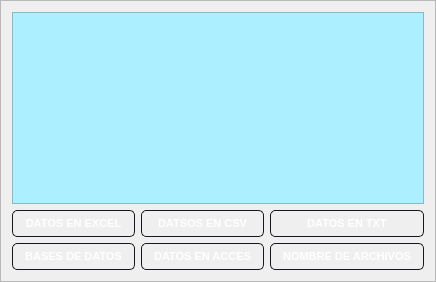
        <widget class="QFrame" name="frame_3">
         <property name="sizePolicy">
          <sizepolicy hsizetype="Expanding" vsizetype="Expanding">
           <horstretch>0</horstretch>
           <verstretch>0</verstretch>
          </sizepolicy>
         </property>
         <property name="frameShape">
          <enum>QFrame::Shape::StyledPanel</enum>
         </property>
         <property name="frameShadow">
          <enum>QFrame::Shadow::Raised</enum>
         </property>
         <layout class="QGridLayout" name="gridLayout_3">
          <item row="0" column="0" colspan="3">
           <widget class="QTableWidget" name="tableWidget_datos2">
            <property name="styleSheet">
             <string notr="true">background-color: rgb(172, 240, 255);</string>
            </property>
           </widget>
          </item>
          <item row="2" column="0">
           <widget class="QPushButton" name="pushButton_datos_db_2">
            <property name="cursor">
             <cursorShape>PointingHandCursor</cursorShape>
            </property>
            <property name="styleSheet">
             <string notr="true">QPushButton {
    /* Gradiente de acero oscuro pulido (volumen hacia afuera) */
    background-color: qlineargradient(x1:0, y1:0, x2:0, y2:1, 
                                      stop:0 rgb(90, 95, 100), 
                                      stop:1 rgb(60, 65, 70));
    /* Texto blanco para contrastar fuertemente con el botón oscuro */
    color: #ffffff;
    /* Borde sutil pero definido */
    border: 1px solid #14191f;
    border-radius: 5px;
    padding: 6px 12px;
    font-weight: bold;
    font-size: 11px;
}

QPushButton:hover {
    /* Destello metálico: se aclara notablemente al pasar el mouse */
    background-color: qlineargradient(x1:0, y1:0, x2:0, y2:1, 
                                      stop:0 rgb(120, 125, 130), 
                                      stop:1 rgb(80, 85, 90));
}

QPushButton:pressed {
    /* Efecto hundido extremo (casi negro mate) */
    background-color: qlineargradient(x1:0, y1:0, x2:0, y2:1, 
                                      stop:0 rgb(40, 45, 50), 
                                      stop:1 rgb(55, 60, 65));
    border: 2px solid #14191f;
}

QPushButton:disabled {
    /* Gris apagado genérico para deshabilitado */
    background-color: qlineargradient(x1:0, y1:0, x2:0, y2:1, stop:0 #a0a5a8, stop:1 #858a8d);
    color: #d1d5d8;
    border: 1px solid #7f8c8d;
}
</string>
            </property>
            <property name="text">
             <string>BASES DE DATOS</string>
            </property>
           </widget>
          </item>
          <item row="1" column="0">
           <widget class="QPushButton" name="pushButton_datos_excel_2">
            <property name="cursor">
             <cursorShape>PointingHandCursor</cursorShape>
            </property>
            <property name="styleSheet">
             <string notr="true">QPushButton {
    /* Gradiente de acero oscuro pulido (volumen hacia afuera) */
    background-color: qlineargradient(x1:0, y1:0, x2:0, y2:1, 
                                      stop:0 rgb(90, 95, 100), 
                                      stop:1 rgb(60, 65, 70));
    /* Texto blanco para contrastar fuertemente con el botón oscuro */
    color: #ffffff;
    /* Borde sutil pero definido */
    border: 1px solid #14191f;
    border-radius: 5px;
    padding: 6px 12px;
    font-weight: bold;
    font-size: 11px;
}

QPushButton:hover {
    /* Destello metálico: se aclara notablemente al pasar el mouse */
    background-color: qlineargradient(x1:0, y1:0, x2:0, y2:1, 
                                      stop:0 rgb(120, 125, 130), 
                                      stop:1 rgb(80, 85, 90));
}

QPushButton:pressed {
    /* Efecto hundido extremo (casi negro mate) */
    background-color: qlineargradient(x1:0, y1:0, x2:0, y2:1, 
                                      stop:0 rgb(40, 45, 50), 
                                      stop:1 rgb(55, 60, 65));
    border: 2px solid #14191f;
}

QPushButton:disabled {
    /* Gris apagado genérico para deshabilitado */
    background-color: qlineargradient(x1:0, y1:0, x2:0, y2:1, stop:0 #a0a5a8, stop:1 #858a8d);
    color: #d1d5d8;
    border: 1px solid #7f8c8d;
}
</string>
            </property>
            <property name="text">
             <string>DATOS EN EXCEL</string>
            </property>
           </widget>
          </item>
          <item row="2" column="2">
           <widget class="QPushButton" name="pushButton_nomb_archiv_2">
            <property name="cursor">
             <cursorShape>PointingHandCursor</cursorShape>
            </property>
            <property name="styleSheet">
             <string notr="true">QPushButton {
    /* Gradiente de acero oscuro pulido (volumen hacia afuera) */
    background-color: qlineargradient(x1:0, y1:0, x2:0, y2:1, 
                                      stop:0 rgb(90, 95, 100), 
                                      stop:1 rgb(60, 65, 70));
    /* Texto blanco para contrastar fuertemente con el botón oscuro */
    color: #ffffff;
    /* Borde sutil pero definido */
    border: 1px solid #14191f;
    border-radius: 5px;
    padding: 6px 12px;
    font-weight: bold;
    font-size: 11px;
}

QPushButton:hover {
    /* Destello metálico: se aclara notablemente al pasar el mouse */
    background-color: qlineargradient(x1:0, y1:0, x2:0, y2:1, 
                                      stop:0 rgb(120, 125, 130), 
                                      stop:1 rgb(80, 85, 90));
}

QPushButton:pressed {
    /* Efecto hundido extremo (casi negro mate) */
    background-color: qlineargradient(x1:0, y1:0, x2:0, y2:1, 
                                      stop:0 rgb(40, 45, 50), 
                                      stop:1 rgb(55, 60, 65));
    border: 2px solid #14191f;
}

QPushButton:disabled {
    /* Gris apagado genérico para deshabilitado */
    background-color: qlineargradient(x1:0, y1:0, x2:0, y2:1, stop:0 #a0a5a8, stop:1 #858a8d);
    color: #d1d5d8;
    border: 1px solid #7f8c8d;
}
</string>
            </property>
            <property name="text">
             <string>NOMBRE DE ARCHIVOS</string>
            </property>
           </widget>
          </item>
          <item row="1" column="1">
           <widget class="QPushButton" name="pushButton_datos_csv_2">
            <property name="cursor">
             <cursorShape>PointingHandCursor</cursorShape>
            </property>
            <property name="styleSheet">
             <string notr="true">QPushButton {
    /* Gradiente de acero oscuro pulido (volumen hacia afuera) */
    background-color: qlineargradient(x1:0, y1:0, x2:0, y2:1, 
                                      stop:0 rgb(90, 95, 100), 
                                      stop:1 rgb(60, 65, 70));
    /* Texto blanco para contrastar fuertemente con el botón oscuro */
    color: #ffffff;
    /* Borde sutil pero definido */
    border: 1px solid #14191f;
    border-radius: 5px;
    padding: 6px 12px;
    font-weight: bold;
    font-size: 11px;
}

QPushButton:hover {
    /* Destello metálico: se aclara notablemente al pasar el mouse */
    background-color: qlineargradient(x1:0, y1:0, x2:0, y2:1, 
                                      stop:0 rgb(120, 125, 130), 
                                      stop:1 rgb(80, 85, 90));
}

QPushButton:pressed {
    /* Efecto hundido extremo (casi negro mate) */
    background-color: qlineargradient(x1:0, y1:0, x2:0, y2:1, 
                                      stop:0 rgb(40, 45, 50), 
                                      stop:1 rgb(55, 60, 65));
    border: 2px solid #14191f;
}

QPushButton:disabled {
    /* Gris apagado genérico para deshabilitado */
    background-color: qlineargradient(x1:0, y1:0, x2:0, y2:1, stop:0 #a0a5a8, stop:1 #858a8d);
    color: #d1d5d8;
    border: 1px solid #7f8c8d;
}
</string>
            </property>
            <property name="text">
             <string>DATSOS EN CSV</string>
            </property>
           </widget>
          </item>
          <item row="1" column="2">
           <widget class="QPushButton" name="pushButton_datos_txt_2">
            <property name="cursor">
             <cursorShape>PointingHandCursor</cursorShape>
            </property>
            <property name="styleSheet">
             <string notr="true">QPushButton {
    /* Gradiente de acero oscuro pulido (volumen hacia afuera) */
    background-color: qlineargradient(x1:0, y1:0, x2:0, y2:1, 
                                      stop:0 rgb(90, 95, 100), 
                                      stop:1 rgb(60, 65, 70));
    /* Texto blanco para contrastar fuertemente con el botón oscuro */
    color: #ffffff;
    /* Borde sutil pero definido */
    border: 1px solid #14191f;
    border-radius: 5px;
    padding: 6px 12px;
    font-weight: bold;
    font-size: 11px;
}

QPushButton:hover {
    /* Destello metálico: se aclara notablemente al pasar el mouse */
    background-color: qlineargradient(x1:0, y1:0, x2:0, y2:1, 
                                      stop:0 rgb(120, 125, 130), 
                                      stop:1 rgb(80, 85, 90));
}

QPushButton:pressed {
    /* Efecto hundido extremo (casi negro mate) */
    background-color: qlineargradient(x1:0, y1:0, x2:0, y2:1, 
                                      stop:0 rgb(40, 45, 50), 
                                      stop:1 rgb(55, 60, 65));
    border: 2px solid #14191f;
}

QPushButton:disabled {
    /* Gris apagado genérico para deshabilitado */
    background-color: qlineargradient(x1:0, y1:0, x2:0, y2:1, stop:0 #a0a5a8, stop:1 #858a8d);
    color: #d1d5d8;
    border: 1px solid #7f8c8d;
}
</string>
            </property>
            <property name="text">
             <string>DATOS EN TXT</string>
            </property>
           </widget>
          </item>
          <item row="2" column="1">
           <widget class="QPushButton" name="pushButton_datos_acces_2">
            <property name="cursor">
             <cursorShape>PointingHandCursor</cursorShape>
            </property>
            <property name="styleSheet">
             <string notr="true">QPushButton {
    /* Gradiente de acero oscuro pulido (volumen hacia afuera) */
    background-color: qlineargradient(x1:0, y1:0, x2:0, y2:1, 
                                      stop:0 rgb(90, 95, 100), 
                                      stop:1 rgb(60, 65, 70));
    /* Texto blanco para contrastar fuertemente con el botón oscuro */
    color: #ffffff;
    /* Borde sutil pero definido */
    border: 1px solid #14191f;
    border-radius: 5px;
    padding: 6px 12px;
    font-weight: bold;
    font-size: 11px;
}

QPushButton:hover {
    /* Destello metálico: se aclara notablemente al pasar el mouse */
    background-color: qlineargradient(x1:0, y1:0, x2:0, y2:1, 
                                      stop:0 rgb(120, 125, 130), 
                                      stop:1 rgb(80, 85, 90));
}

QPushButton:pressed {
    /* Efecto hundido extremo (casi negro mate) */
    background-color: qlineargradient(x1:0, y1:0, x2:0, y2:1, 
                                      stop:0 rgb(40, 45, 50), 
                                      stop:1 rgb(55, 60, 65));
    border: 2px solid #14191f;
}

QPushButton:disabled {
    /* Gris apagado genérico para deshabilitado */
    background-color: qlineargradient(x1:0, y1:0, x2:0, y2:1, stop:0 #a0a5a8, stop:1 #858a8d);
    color: #d1d5d8;
    border: 1px solid #7f8c8d;
}
</string>
            </property>
            <property name="text">
             <string>DATOS EN ACCES</string>
            </property>
           </widget>
          </item>
         </layout>
        </widget>
